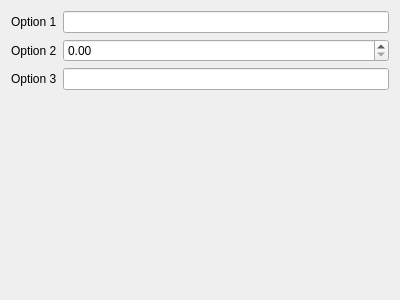
<?xml version="1.0" encoding="UTF-8"?>
<ui version="4.0">
 <class>Form</class>
 <widget class="QWidget" name="Form">
  <property name="geometry">
   <rect>
    <x>0</x>
    <y>0</y>
    <width>400</width>
    <height>300</height>
   </rect>
  </property>
  <property name="windowTitle">
   <string>Form</string>
  </property>
  <layout class="QFormLayout" name="formLayout">
   <item row="0" column="0">
    <widget class="QLabel" name="label">
     <property name="text">
      <string>Option 1</string>
     </property>
    </widget>
   </item>
   <item row="0" column="1">
    <widget class="QLineEdit" name="lineEdit"/>
   </item>
   <item row="1" column="0">
    <widget class="QLabel" name="label_2">
     <property name="text">
      <string>Option 2</string>
     </property>
    </widget>
   </item>
   <item row="1" column="1">
    <widget class="QDoubleSpinBox" name="doubleSpinBox"/>
   </item>
   <item row="2" column="0">
    <widget class="QLabel" name="label_3">
     <property name="text">
      <string>Option 3</string>
     </property>
    </widget>
   </item>
   <item row="2" column="1">
    <widget class="QLineEdit" name="lineEdit_2"/>
   </item>
  </layout>
 </widget>
 <resources/>
 <connections/>
</ui>
